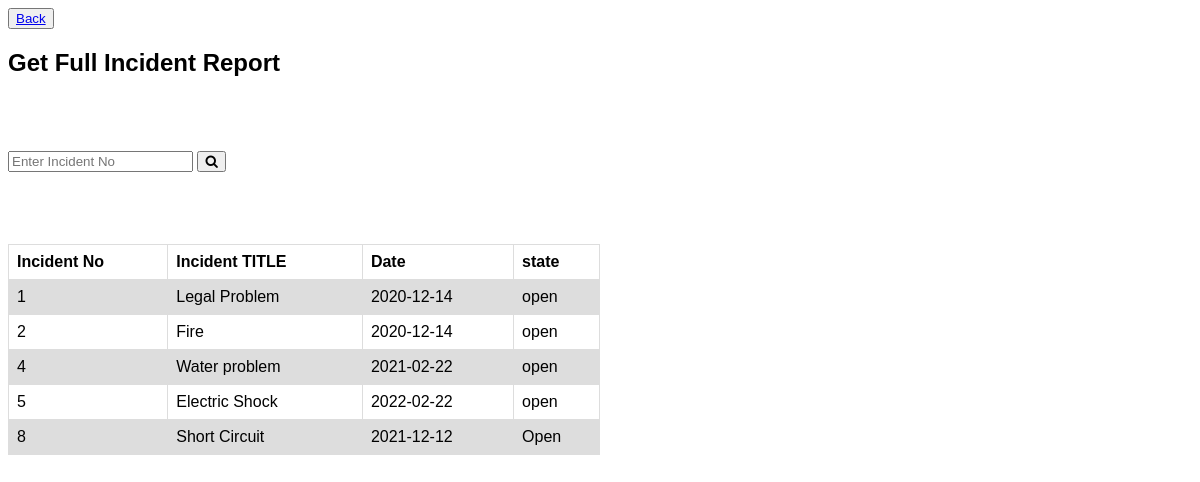
Screenshot of /getReport_admin.php with the database file from the repository.
### tables this page shows
CREATE TABLE `incident` (
  `incident_id` int(11) NOT NULL,
  `incident_type` varchar(10) DEFAULT NULL,
  `date_created` date DEFAULT NULL,
  `state` varchar(10) DEFAULT NULL,
  `incident_title` varchar(50) NOT NULL
);

### getReport_admin.php (the view, shortened to what this page needs)
<!DOCTYPE html>
<html>
<head>
<button id="back" style="background-color: "><a href="home_admin.php" style="color:">Back</a></button><div style="margin-top:10px; style : center" >
<link rel="stylesheet" href="https://cdnjs.cloudflare.com/ajax/libs/font-awesome/4.7.0/css/font-awesome.min.css">
</head>
<body>
<h2>Get Full Incident Report</h2>
<br>
<br>
<br>
<form action="/View_Report_admin.php" method="get">
  <input type="text" name="incident_no" placeholder="Enter Incident No" name="search2">
  <button type="submit"><i class="fa fa-search"></i></button>
</form>
<br>
<br>
<br>
<br>
<table>
  <tr>
    <th>Incident No</th>
    <th>Incident TITLE</th>
    <th>Date</th>
    <th>state</th>
  </tr>
<?php
                $servername = "localhost";
		$username = "vk";
		$password = "123";
		$dbname = "incidentresponse";
		$con = new mysqli($servername, $username, $password, $dbname);
$query = "SELECT * FROM incident";
$res=mysqli_query($con,$query);
while ($row=mysqli_fetch_assoc($res)) {
$incident_id = $row['incident_id'];
$incident_title = $row['incident_title'];
$incident_date = $row['date_created'];
$incident_state = $row['state'];
?>
   <tr>
    <td><?php echo $incident_id ?></td>
    <td><?php echo $incident_title ?></td>
    <td><?php echo $incident_date ?></td>
    <td><?php echo $incident_state ?></td>
  </tr>
<?php
}
?>
</table>
</body>
</html>

### getReport_admin.php (style rules this page uses)
body { font-family: Arial; }
* { box-sizing: border-box; }
table { font-family: arial, sans-serif; border-collapse: collapse; width: 50%; }
td, th { border: 1px solid #dddddd; text-align: left; padding: 8px; }
tr:nth-child(even) { background-color: #dddddd; }

### rows the page displays
incident: incident_id "1", incident_title "Legal Problem", date_created "2020-12-14", state "open"
incident: incident_id "2", incident_title "Fire", date_created "2020-12-14", state "open"
incident: incident_id "4", incident_title "Water problem", date_created "2021-02-22", state "open"
incident: incident_id "5", incident_title "Electric Shock", date_created "2022-02-22", state "open"
incident: incident_id "8", incident_title "Short Circuit", date_created "2021-12-12", state "Open"
